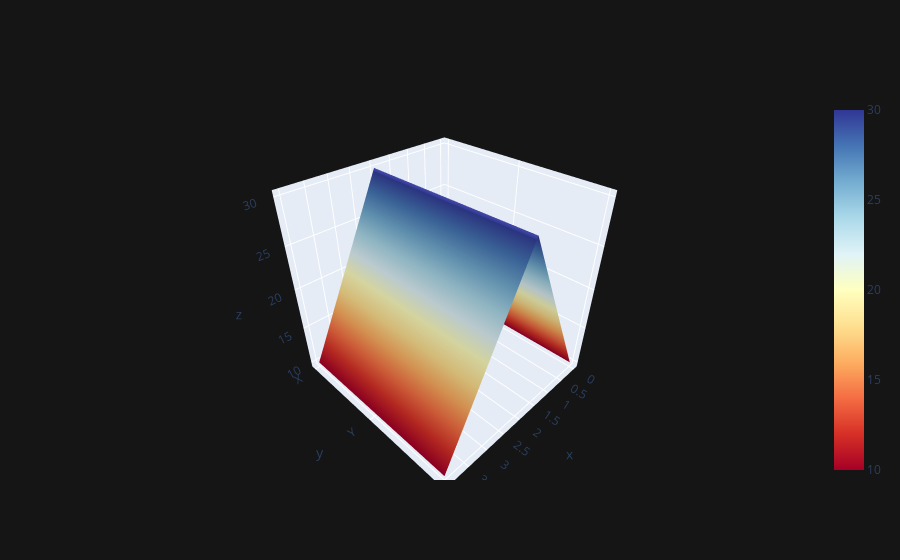

Write notebook code for a chart like this one.
### Markdown cell above
# Creating 3d Graphs

### Code cell
df3 = pd.DataFrame({'X': [10,20,30,20,10], 'Y': [10, 20, 30, 20, 10], 'Z': [10, 20, 30, 20, 10]})
df3.head()
df3.iplot(kind='surface', colorscale='rdylbu')

### Figure 1 — Plotly figure (JSON) as saved in the notebook; plotly's stock layout.template omitted (floating-point values rounded to 4 significant figures)
{"data": [{"colorscale": [[0, "rgb(165,0,38)"], [0.1, "rgb(215,48,39)"], [0.2, "rgb(244,109,67)"], [0.3, "rgb(253,174,97)"], [0.4, "rgb(254,224,144)"], [0.5, "rgb(255,255,191)"], [0.6, "rgb(224,243,248)"], [0.7, "rgb(171,217,233)"], [0.8, "rgb(116,173,209)"], [0.9, "rgb(69,117,180)"], [1, "rgb(49,54,149)"]], "type": "surface", "x": [0, 1, 2, 3, 4], "y": ["X", "Y", "Z"], "z": [[10, 20, 30, 20, 10], [10, 20, 30, 20, 10], [10, 20, 30, 20, 10]]}], "layout": {"legend": {"bgcolor": "#151516", "font": {"color": "#D9D9D9"}}, "paper_bgcolor": "#151516", "plot_bgcolor": "#151516", "title": {"font": {"color": "#D9D9D9"}}, "xaxis": {"gridcolor": "#434343", "showgrid": true, "tickfont": {"color": "#C2C2C2"}, "title": {"font": {"color": "#D9D9D9"}, "text": ""}, "zerolinecolor": "#666570"}, "yaxis": {"gridcolor": "#434343", "showgrid": true, "tickfont": {"color": "#C2C2C2"}, "title": {"font": {"color": "#D9D9D9"}, "text": ""}, "zerolinecolor": "#666570"}}}
